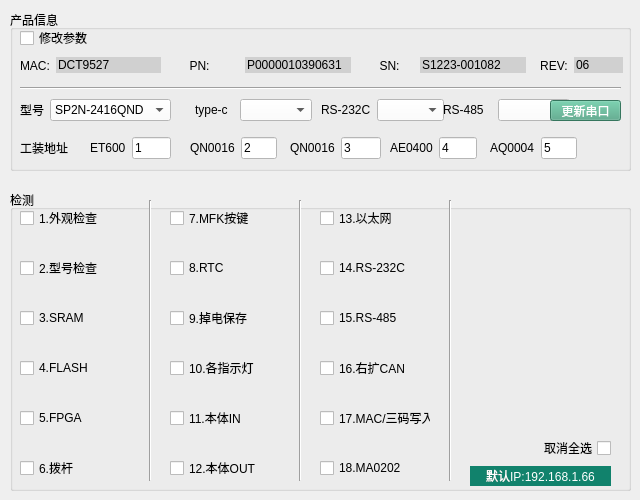
   <widget class="QWidget" name="tab_4">
    <attribute name="title">
     <string>CPU</string>
    </attribute>
    <widget class="QGroupBox" name="groupBox_18">
     <property name="geometry">
      <rect>
       <x>10</x>
       <y>10</y>
       <width>621</width>
       <height>161</height>
      </rect>
     </property>
     <property name="title">
      <string>产品信息</string>
     </property>
     <widget class="QWidget" name="layoutWidget_20">
      <property name="geometry">
       <rect>
        <x>530</x>
        <y>40</y>
        <width>83</width>
        <height>31</height>
       </rect>
      </property>
      <layout class="QHBoxLayout" name="horizontalLayout_30">
       <item>
        <widget class="QLabel" name="label_56">
         <property name="styleSheet">
          <string notr="true">font: 87 12pt &quot;Arial Black&quot;;
</string>
         </property>
         <property name="text">
          <string>REV:</string>
         </property>
         <property name="alignment">
          <set>Qt::AlignCenter</set>
         </property>
        </widget>
       </item>
       <item alignment="Qt::AlignHCenter|Qt::AlignVCenter">
        <widget class="QLineEdit" name="lineEdit_32">
         <property name="styleSheet">
          <string notr="true">background-color: rgb(208, 208, 208);
font: 87 11pt &quot;Arial Black&quot;;
border: none;</string>
         </property>
         <property name="text">
          <string>06</string>
         </property>
        </widget>
       </item>
      </layout>
     </widget>
     <widget class="QWidget" name="layoutWidget_21">
      <property name="geometry">
       <rect>
        <x>355</x>
        <y>40</y>
        <width>161</width>
        <height>31</height>
       </rect>
      </property>
      <layout class="QHBoxLayout" name="horizontalLayout_31">
       <item>
        <widget class="QLabel" name="label_57">
         <property name="styleSheet">
          <string notr="true">font: 87 12pt &quot;Arial Black&quot;;
</string>
         </property>
         <property name="text">
          <string>SN:</string>
         </property>
         <property name="alignment">
          <set>Qt::AlignCenter</set>
         </property>
        </widget>
       </item>
       <item alignment="Qt::AlignHCenter|Qt::AlignVCenter">
        <widget class="QLineEdit" name="lineEdit_31">
         <property name="styleSheet">
          <string notr="true">background-color: rgb(208, 208, 208);
font: 87 11pt &quot;Arial Black&quot;;
border: none;
</string>
         </property>
         <property name="text">
          <string>S1223-001082</string>
         </property>
        </widget>
       </item>
      </layout>
     </widget>
     <widget class="QWidget" name="layoutWidget_22">
      <property name="geometry">
       <rect>
        <x>150</x>
        <y>40</y>
        <width>191</width>
        <height>31</height>
       </rect>
      </property>
      <layout class="QHBoxLayout" name="horizontalLayout_32">
       <item>
        <widget class="QLabel" name="label_58">
         <property name="styleSheet">
          <string notr="true">font: 87 12pt &quot;Arial Black&quot;;
</string>
         </property>
         <property name="text">
          <string>PN:</string>
         </property>
         <property name="alignment">
          <set>Qt::AlignCenter</set>
         </property>
        </widget>
       </item>
       <item alignment="Qt::AlignHCenter|Qt::AlignVCenter">
        <widget class="QLineEdit" name="lineEdit_30">
         <property name="styleSheet">
          <string notr="true">background-color: rgb(208, 208, 208);
font: 87 11pt &quot;Arial Black&quot;;
border: none;</string>
         </property>
         <property name="text">
          <string>P0000010390631</string>
         </property>
        </widget>
       </item>
      </layout>
     </widget>
     <widget class="QWidget" name="layoutWidget_23">
      <property name="geometry">
       <rect>
        <x>10</x>
        <y>85</y>
        <width>151</width>
        <height>30</height>
       </rect>
      </property>
      <layout class="QHBoxLayout" name="horizontalLayout_33">
       <item>
        <widget class="QLabel" name="label_59">
         <property name="text">
          <string>型号</string>
         </property>
        </widget>
       </item>
       <item>
        <widget class="QComboBox" name="comboBox_20">
         <property name="styleSheet">
          <string notr="true">background-color: rgb(255, 255, 255);</string>
         </property>
         <item>
          <property name="text">
           <string>SP2N-2416QND</string>
          </property>
         </item>
        </widget>
       </item>
      </layout>
     </widget>
     <widget class="QWidget" name="layoutWidget_24">
      <property name="geometry">
       <rect>
        <x>311</x>
        <y>85</y>
        <width>123</width>
        <height>30</height>
       </rect>
      </property>
      <layout class="QHBoxLayout" name="horizontalLayout_34">
       <item alignment="Qt::AlignHCenter">
        <widget class="QLabel" name="label_60">
         <property name="text">
          <string>RS-232C</string>
         </property>
        </widget>
       </item>
       <item>
        <widget class="QComboBox" name="comboBox_21">
         <property name="styleSheet">
          <string notr="true">background-color: rgb(255, 255, 255);</string>
         </property>
        </widget>
       </item>
      </layout>
     </widget>
     <widget class="QWidget" name="layoutWidget_25">
      <property name="geometry">
       <rect>
        <x>425</x>
        <y>85</y>
        <width>135</width>
        <height>30</height>
       </rect>
      </property>
      <layout class="QHBoxLayout" name="horizontalLayout_37">
       <item alignment="Qt::AlignHCenter">
        <widget class="QLabel" name="label_64">
         <property name="text">
          <string>RS-485</string>
         </property>
        </widget>
       </item>
       <item>
        <widget class="QComboBox" name="comboBox_22">
         <property name="styleSheet">
          <string notr="true">background-color: rgb(255, 255, 255);</string>
         </property>
        </widget>
       </item>
      </layout>
     </widget>
     <widget class="QWidget" name="layoutWidget_3">
      <property name="geometry">
       <rect>
        <x>80</x>
        <y>123</y>
        <width>81</width>
        <height>30</height>
       </rect>
      </property>
      <layout class="QHBoxLayout" name="horizontalLayout_8">
       <item>
        <widget class="QLabel" name="label_67">
         <property name="text">
          <string>ET600</string>
         </property>
        </widget>
       </item>
       <item>
        <widget class="QLineEdit" name="lineEdit_34">
         <property name="styleSheet">
          <string notr="true">background-color: rgb(255, 255, 255);</string>
         </property>
         <property name="text">
          <string>1</string>
         </property>
        </widget>
       </item>
      </layout>
     </widget>
     <widget class="QWidget" name="layoutWidget_4">
      <property name="geometry">
       <rect>
        <x>180</x>
        <y>123</y>
        <width>87</width>
        <height>30</height>
       </rect>
      </property>
      <layout class="QHBoxLayout" name="horizontalLayout_9">
       <item>
        <widget class="QLabel" name="label_68">
         <property name="text">
          <string>QN0016</string>
         </property>
        </widget>
       </item>
       <item>
        <widget class="QLineEdit" name="lineEdit_35">
         <property name="styleSheet">
          <string notr="true">background-color: rgb(255, 255, 255);</string>
         </property>
         <property name="text">
          <string>2</string>
         </property>
        </widget>
       </item>
      </layout>
     </widget>
     <widget class="QWidget" name="layoutWidget_5">
      <property name="geometry">
       <rect>
        <x>280</x>
        <y>123</y>
        <width>91</width>
        <height>30</height>
       </rect>
      </property>
      <layout class="QHBoxLayout" name="horizontalLayout_10">
       <item>
        <widget class="QLabel" name="label_69">
         <property name="text">
          <string>QN0016</string>
         </property>
        </widget>
       </item>
       <item>
        <widget class="QLineEdit" name="lineEdit_36">
         <property name="styleSheet">
          <string notr="true">background-color: rgb(255, 255, 255);</string>
         </property>
         <property name="text">
          <string>3</string>
         </property>
        </widget>
       </item>
      </layout>
     </widget>
     <widget class="QWidget" name="layoutWidget_6">
      <property name="geometry">
       <rect>
        <x>380</x>
        <y>123</y>
        <width>87</width>
        <height>30</height>
       </rect>
      </property>
      <layout class="QHBoxLayout" name="horizontalLayout_14">
       <item>
        <widget class="QLabel" name="label_70">
         <property name="text">
          <string>AE0400</string>
         </property>
        </widget>
       </item>
       <item>
        <widget class="QLineEdit" name="lineEdit_37">
         <property name="styleSheet">
          <string notr="true">background-color: rgb(255, 255, 255);</string>
         </property>
         <property name="text">
          <string>4</string>
         </property>
        </widget>
       </item>
      </layout>
     </widget>
     <widget class="QWidget" name="layoutWidget_8">
      <property name="geometry">
       <rect>
        <x>480</x>
        <y>123</y>
        <width>87</width>
        <height>30</height>
       </rect>
      </property>
      <layout class="QHBoxLayout" name="horizontalLayout_40">
       <item>
        <widget class="QLabel" name="label_71">
         <property name="text">
          <string>AQ0004</string>
         </property>
        </widget>
       </item>
       <item>
        <widget class="QLineEdit" name="lineEdit_38">
         <property name="styleSheet">
          <string notr="true">background-color: rgb(255, 255, 255);</string>
         </property>
         <property name="text">
          <string>5</string>
         </property>
        </widget>
       </item>
      </layout>
     </widget>
     <widget class="QCheckBox" name="checkBox_71">
      <property name="geometry">
       <rect>
        <x>10</x>
        <y>20</y>
        <width>71</width>
        <height>16</height>
       </rect>
      </property>
      <property name="text">
       <string>修改参数</string>
      </property>
     </widget>
     <widget class="QPushButton" name="pushButton_renewSerial">
      <property name="geometry">
       <rect>
        <x>540</x>
        <y>90</y>
        <width>71</width>
        <height>21</height>
       </rect>
      </property>
      <property name="styleSheet">
       <string notr="true">background-color: rgb(126, 126, 126);
color: rgb(255, 255, 255);
background-color: rgb(76, 165, 132);</string>
      </property>
      <property name="text">
       <string>更新串口</string>
      </property>
     </widget>
     <widget class="QWidget" name="layoutWidget_26">
      <property name="geometry">
       <rect>
        <x>185</x>
        <y>85</y>
        <width>117</width>
        <height>30</height>
       </rect>
      </property>
      <layout class="QHBoxLayout" name="horizontalLayout_39">
       <item>
        <widget class="QLabel" name="label_66">
         <property name="text">
          <string>type-c</string>
         </property>
        </widget>
       </item>
       <item>
        <widget class="QComboBox" name="comboBox_23">
         <property name="styleSheet">
          <string notr="true">background-color: rgb(255, 255, 255);</string>
         </property>
        </widget>
       </item>
      </layout>
     </widget>
     <widget class="QLabel" name="label_90">
      <property name="geometry">
       <rect>
        <x>10</x>
        <y>124</y>
        <width>61</width>
        <height>28</height>
       </rect>
      </property>
      <property name="text">
       <string>工装地址</string>
      </property>
     </widget>
     <widget class="Line" name="line_5">
      <property name="geometry">
       <rect>
        <x>10</x>
        <y>68</y>
        <width>601</width>
        <height>20</height>
       </rect>
      </property>
      <property name="orientation">
       <enum>Qt::Horizontal</enum>
      </property>
     </widget>
     <widget class="QWidget" name="layoutWidget">
      <property name="geometry">
       <rect>
        <x>10</x>
        <y>40</y>
        <width>141</width>
        <height>31</height>
       </rect>
      </property>
      <layout class="QHBoxLayout" name="horizontalLayout_7">
       <item>
        <widget class="QLabel" name="label_61">
         <property name="styleSheet">
          <string notr="true">font: 87 12pt &quot;Arial Black&quot;;
</string>
         </property>
         <property name="text">
          <string>MAC:</string>
         </property>
        </widget>
       </item>
       <item>
        <widget class="QLineEdit" name="lineEdit_33">
         <property name="styleSheet">
          <string notr="true">background-color: rgb(208, 208, 208);
font: 87 11pt &quot;Arial Black&quot;;
border: none;</string>
         </property>
         <property name="text">
          <string>DCT9527</string>
         </property>
        </widget>
       </item>
      </layout>
     </widget>
     <zorder>layoutWidget</zorder>
     <zorder>line_5</zorder>
     <zorder>layoutWidget_20</zorder>
     <zorder>layoutWidget_21</zorder>
     <zorder>layoutWidget_22</zorder>
     <zorder>layoutWidget_23</zorder>
     <zorder>layoutWidget_24</zorder>
     <zorder>layoutWidget_25</zorder>
     <zorder>layoutWidget_3</zorder>
     <zorder>layoutWidget_4</zorder>
     <zorder>layoutWidget_5</zorder>
     <zorder>layoutWidget_6</zorder>
     <zorder>layoutWidget_8</zorder>
     <zorder>checkBox_71</zorder>
     <zorder>pushButton_renewSerial</zorder>
     <zorder>layoutWidget_26</zorder>
     <zorder>label_90</zorder>
    </widget>
    <widget class="QGroupBox" name="groupBox_19">
     <property name="geometry">
      <rect>
       <x>10</x>
       <y>190</y>
       <width>621</width>
       <height>301</height>
      </rect>
     </property>
     <property name="title">
      <string>检测</string>
     </property>
     <widget class="QCheckBox" name="checkBox_53">
      <property name="geometry">
       <rect>
        <x>10</x>
        <y>170</y>
        <width>101</width>
        <height>16</height>
       </rect>
      </property>
      <property name="text">
       <string>4.FLASH</string>
      </property>
     </widget>
     <widget class="QCheckBox" name="checkBox_56">
      <property name="geometry">
       <rect>
        <x>10</x>
        <y>270</y>
        <width>101</width>
        <height>16</height>
       </rect>
      </property>
      <property name="text">
       <string>6.拨杆</string>
      </property>
     </widget>
     <widget class="QCheckBox" name="checkBox_55">
      <property name="geometry">
       <rect>
        <x>10</x>
        <y>220</y>
        <width>101</width>
        <height>16</height>
       </rect>
      </property>
      <property name="text">
       <string>5.FPGA</string>
      </property>
     </widget>
     <widget class="QCheckBox" name="checkBox_57">
      <property name="geometry">
       <rect>
        <x>160</x>
        <y>20</y>
        <width>101</width>
        <height>16</height>
       </rect>
      </property>
      <property name="text">
       <string>7.MFK按键</string>
      </property>
     </widget>
     <widget class="QCheckBox" name="checkBox_58">
      <property name="geometry">
       <rect>
        <x>160</x>
        <y>70</y>
        <width>101</width>
        <height>16</height>
       </rect>
      </property>
      <property name="text">
       <string>8.RTC</string>
      </property>
     </widget>
     <widget class="QCheckBox" name="checkBox_60">
      <property name="geometry">
       <rect>
        <x>160</x>
        <y>170</y>
        <width>101</width>
        <height>16</height>
       </rect>
      </property>
      <property name="text">
       <string>10.各指示灯</string>
      </property>
     </widget>
     <widget class="QCheckBox" name="checkBox_59">
      <property name="geometry">
       <rect>
        <x>160</x>
        <y>120</y>
        <width>101</width>
        <height>16</height>
       </rect>
      </property>
      <property name="text">
       <string>9.掉电保存</string>
      </property>
     </widget>
     <widget class="QCheckBox" name="checkBox_61">
      <property name="geometry">
       <rect>
        <x>160</x>
        <y>220</y>
        <width>101</width>
        <height>16</height>
       </rect>
      </property>
      <property name="text">
       <string>11.本体IN</string>
      </property>
     </widget>
     <widget class="QCheckBox" name="checkBox_62">
      <property name="geometry">
       <rect>
        <x>160</x>
        <y>270</y>
        <width>101</width>
        <height>16</height>
       </rect>
      </property>
      <property name="text">
       <string>12.本体OUT</string>
      </property>
     </widget>
     <widget class="QCheckBox" name="checkBox_64">
      <property name="geometry">
       <rect>
        <x>310</x>
        <y>70</y>
        <width>101</width>
        <height>16</height>
       </rect>
      </property>
      <property name="text">
       <string>14.RS-232C</string>
      </property>
     </widget>
     <widget class="QCheckBox" name="checkBox_63">
      <property name="geometry">
       <rect>
        <x>310</x>
        <y>20</y>
        <width>101</width>
        <height>16</height>
       </rect>
      </property>
      <property name="text">
       <string>13.以太网</string>
      </property>
     </widget>
     <widget class="QCheckBox" name="checkBox_65">
      <property name="geometry">
       <rect>
        <x>310</x>
        <y>120</y>
        <width>101</width>
        <height>16</height>
       </rect>
      </property>
      <property name="text">
       <string>15.RS-485</string>
      </property>
     </widget>
     <widget class="QCheckBox" name="checkBox_66">
      <property name="geometry">
       <rect>
        <x>310</x>
        <y>170</y>
        <width>101</width>
        <height>16</height>
       </rect>
      </property>
      <property name="text">
       <string>16.右扩CAN</string>
      </property>
     </widget>
     <widget class="QCheckBox" name="checkBox_67">
      <property name="geometry">
       <rect>
        <x>310</x>
        <y>270</y>
        <width>101</width>
        <height>16</height>
       </rect>
      </property>
      <property name="text">
       <string>18.MA0202</string>
      </property>
     </widget>
     <widget class="QCheckBox" name="checkBox_50">
      <property name="geometry">
       <rect>
        <x>10</x>
        <y>20</y>
        <width>101</width>
        <height>16</height>
       </rect>
      </property>
      <property name="text">
       <string>1.外观检查</string>
      </property>
     </widget>
     <widget class="QCheckBox" name="checkBox_54">
      <property name="geometry">
       <rect>
        <x>310</x>
        <y>220</y>
        <width>111</width>
        <height>16</height>
       </rect>
      </property>
      <property name="text">
       <string>17.MAC/三码写入</string>
      </property>
     </widget>
     <widget class="QLabel" name="label_14">
      <property name="geometry">
       <rect>
        <x>460</x>
        <y>276</y>
        <width>141</width>
        <height>20</height>
       </rect>
      </property>
      <property name="styleSheet">
       <string notr="true">background-color: rgb(126, 126, 126);
color: rgb(255, 255, 255);
background-color: #11826C;</string>
      </property>
      <property name="text">
       <string>默认IP:192.168.1.66</string>
      </property>
      <property name="alignment">
       <set>Qt::AlignCenter</set>
      </property>
     </widget>
     <widget class="Line" name="line_6">
      <property name="geometry">
       <rect>
        <x>130</x>
        <y>10</y>
        <width>21</width>
        <height>281</height>
       </rect>
      </property>
      <property name="orientation">
       <enum>Qt::Vertical</enum>
      </property>
     </widget>
     <widget class="Line" name="line_9">
      <property name="geometry">
       <rect>
        <x>280</x>
        <y>10</y>
        <width>21</width>
        <height>281</height>
       </rect>
      </property>
      <property name="orientation">
       <enum>Qt::Vertical</enum>
      </property>
     </widget>
     <widget class="Line" name="line_10">
      <property name="geometry">
       <rect>
        <x>430</x>
        <y>10</y>
        <width>21</width>
        <height>281</height>
       </rect>
      </property>
      <property name="orientation">
       <enum>Qt::Vertical</enum>
      </property>
     </widget>
     <widget class="QCheckBox" name="checkBox_51">
      <property name="geometry">
       <rect>
        <x>10</x>
        <y>70</y>
        <width>101</width>
        <height>16</height>
       </rect>
      </property>
      <property name="text">
       <string>2.型号检查</string>
      </property>
     </widget>
     <widget class="QCheckBox" name="checkBox_52">
      <property name="geometry">
       <rect>
        <x>10</x>
        <y>120</y>
        <width>101</width>
        <height>16</height>
       </rect>
      </property>
      <property name="text">
       <string>3.SRAM</string>
      </property>
     </widget>
     <widget class="QCheckBox" name="checkBox_73">
      <property name="geometry">
       <rect>
        <x>530</x>
        <y>250</y>
        <width>71</width>
        <height>16</height>
       </rect>
      </property>
      <property name="layoutDirection">
       <enum>Qt::RightToLeft</enum>
      </property>
      <property name="text">
       <string>取消全选</string>
      </property>
     </widget>
    </widget>
   </widget>
